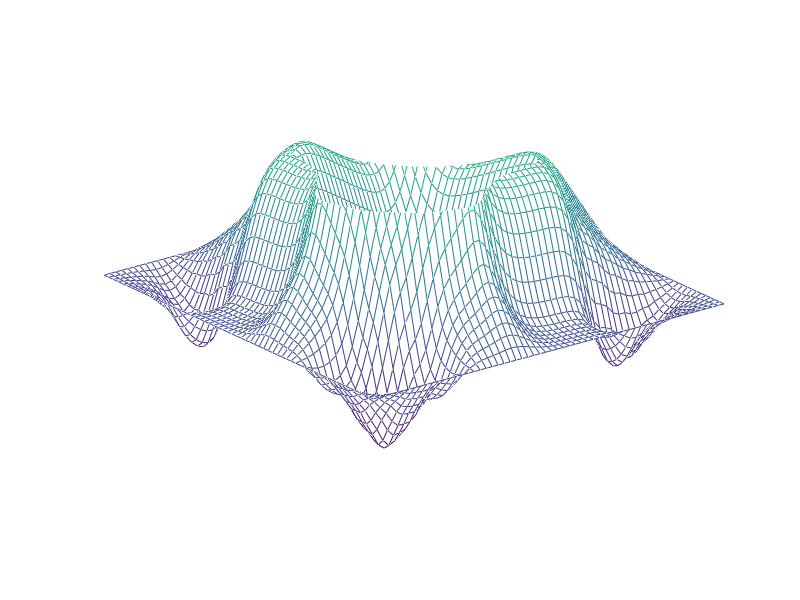

MATLAB code to generate this figure:
clear all; close all; tic
a = 10; b = 60; c = 0.31; n = 60; m = 500; 
dx = 1/(n-1); dy = 1/(n-1); dt = 1/(m-1); h = 1/(n-1); k = 1/(m-1);
x = 0:dx:1; y = 0:dy:1; t = 0:dt:1;
r = c*k/h; r2 = r^2; r22 = r^2/2; s1 = 1 - r^2; s2 = 2 - 4*r^2;
u = zeros(n,n,m); 
for i=2:n-1
  for j=2:n-1
    u(i,j,1) = 0.1*(sech((i-9)/3))^2 + 0.1*(sech((j-9)/3))^2 ;
    u(i,j,2) = 2*u(i,j,1) + r22*(u(i+1,j,1) + u(i-1,j,1)) +...
               + r22*(u(i,j+1,1) + u(i,j-1,1));
  end
end
for k=3:m
  for i=2:n-1
   for j=2:n-1
    u(i,j,k) = -u(i,j,k-2) + s2*u(i,j,k-1) +...
               r2*(u(i-1,j,k-1) + u(i,j-1,k-1) + u(i+1,j,k-1) + u(i,j+1,k-1));
    end
  end
end

[X,Y] = meshgrid(x,y);
for k=1:1:m
  figure(1); clf;
  mesh(X,Y,u(:,:,k)'); axis([0 1 0 1 -8 8]); axis off; grid on; drawnow;
end
toc
